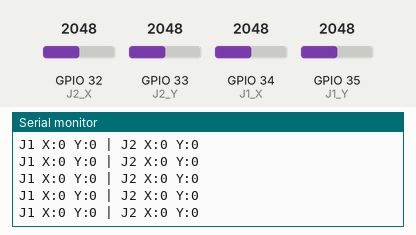
A sketch run on a simulated ESP32. Shown: the last lines printed to the serial monitor. The inputs (shaded band) are chosen by the test bench; at power-on: GPIO 32 (J2_X) = 2048, GPIO 33 (J2_Y) = 2048, GPIO 34 (J1_X) = 2048, GPIO 35 (J1_Y) = 2048 (analog values on the 0–4095 scale).

Above: at 5.4 s.
5.5 s: GPIO 32 (J2_X) set to 2866
At 6.2 s:
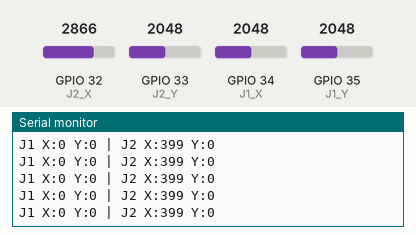
7.0 s: GPIO 33 (J2_Y) set to 2866
At 8.0 s:
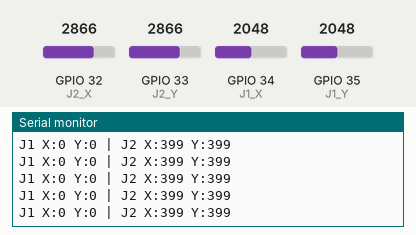
8.5 s: GPIO 34 (J1_X) set to 2866
At 9.4 s:
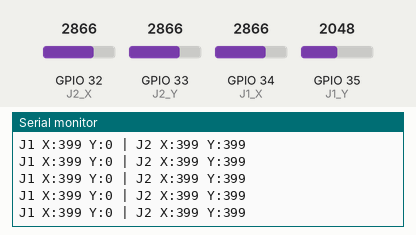
10.0 s: GPIO 35 (J1_Y) set to 2866
At 10.6 s:
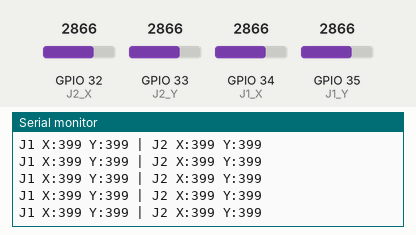
11.5 s: GPIO 32 (J2_X) set to 3972
At 12.2 s:
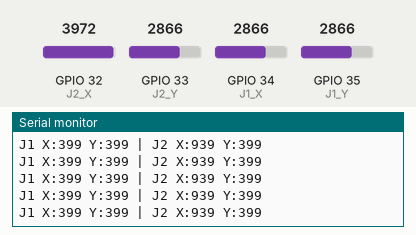
13.0 s: GPIO 33 (J2_Y) set to 3972
At 14.1 s:
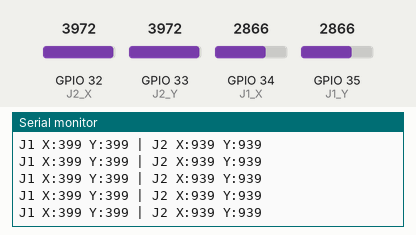
Timing chart, 0 to 15.5 s (numbered marks = the images above; inputs shaded):
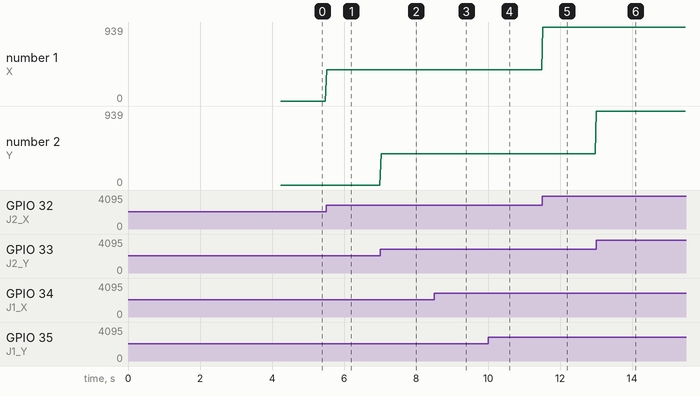

Measured:
- after the input at 5.5 s, the serial monitor: prints a new line at once (image 1)
- after the input at 7.0 s, the serial monitor: prints a new line at once (image 2)
- after the input at 8.5 s, the serial monitor: prints a new line at once (image 3)
- after the input at 10.0 s, the serial monitor: prints a new line at once (image 4)
- after the input at 11.5 s, the serial monitor: prints a new line at once (image 5)
- after the input at 13.0 s, the serial monitor: prints a new line at once (image 6)
- plotted number 1: 0 → 399 after the input at 5.5 s, 399 → 939 after the input at 11.5 s

The sketch:

two_joystick_controllercode.ino
```cpp
#include <WiFi.h>
#include <esp_now.h>
#include <esp_wifi.h>

#define J1_X 34
#define J1_Y 35
#define J2_X 32
#define J2_Y 33

const uint8_t receiverMAC[] = {
  0xB0, 0xCB, 0xD8, 0x0A, 0x6E, 0xB4
};

typedef struct {
  int16_t x1;
  int16_t y1;
  int16_t x2;
  int16_t y2;
} ControlData;

ControlData data;

int centerX1, centerY1, centerX2, centerY2;

int readAverage(int pin) {
  long total = 0;

  for (int i = 0; i < 100; i++) {
    total += analogRead(pin);
    delay(5);
  }

  return total / 100;
}

int16_t normalizeAxis(int raw, int center) {
  int delta = raw - center;

  int span = (delta >= 0)
           ? 4095 - center
           : center;

  if (span < 1) span = 1;

  int value = (long)delta * 1000 / span;

  return constrain(value, -1000, 1000);
}

void setup() {
  Serial.begin(115200);

  analogReadResolution(12);

  pinMode(J1_X, INPUT);
  pinMode(J1_Y, INPUT);
  pinMode(J2_X, INPUT);
  pinMode(J2_Y, INPUT);

  Serial.println("Keep both joysticks centered.");
  Serial.println("Calibrating in 2 seconds...");
  delay(2000);

  centerX1 = readAverage(J1_X);
  centerY1 = readAverage(J1_Y);
  centerX2 = readAverage(J2_X);
  centerY2 = readAverage(J2_Y);

  Serial.println("Joystick calibration complete.");
  Serial.printf("Centers: %d, %d, %d, %d\n",
                centerX1, centerY1,
                centerX2, centerY2);

  WiFi.mode(WIFI_STA);
  WiFi.disconnect();
  delay(200);

  // Both ESP32 boards must use channel 1
  esp_wifi_set_channel(1, WIFI_SECOND_CHAN_NONE);

  Serial.print("Controller MAC: ");
  Serial.println(WiFi.macAddress());

  if (esp_now_init() != ESP_OK) {
    Serial.println("ESP-NOW initialization failed");
    while (true) delay(1000);
  }

  esp_now_peer_info_t peer = {};
  memcpy(peer.peer_addr, receiverMAC, 6);
  peer.channel = 1;
  peer.encrypt = false;

  if (esp_now_add_peer(&peer) != ESP_OK) {
    Serial.println("Failed to add receiver");
    while (true) delay(1000);
  }

  Serial.println("DUAL JOYSTICK CONTROLLER READY");
}

void loop() {
  data.x1 = normalizeAxis(analogRead(J1_X), centerX1);
  data.y1 = normalizeAxis(analogRead(J1_Y), centerY1);
  data.x2 = normalizeAxis(analogRead(J2_X), centerX2);
  data.y2 = normalizeAxis(analogRead(J2_Y), centerY2);

  esp_now_send(receiverMAC,
               (uint8_t *)&data,
               sizeof(data));

  Serial.printf("J1 X:%d Y:%d | J2 X:%d Y:%d\n",
                data.x1, data.y1,
                data.x2, data.y2);

  delay(30);
}
```
